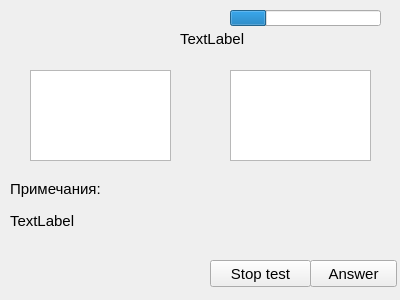
<?xml version="1.0" encoding="UTF-8"?>
<ui version="4.0">
 <class>Dialog</class>
 <widget class="QDialog" name="Dialog">
  <property name="geometry">
   <rect>
    <x>0</x>
    <y>0</y>
    <width>400</width>
    <height>300</height>
   </rect>
  </property>
  <property name="windowTitle">
   <string>Test</string>
  </property>
  <widget class="QPushButton" name="buttonANSWER">
   <property name="geometry">
    <rect>
     <x>310</x>
     <y>260</y>
     <width>87</width>
     <height>27</height>
    </rect>
   </property>
   <property name="font">
    <font>
     <pointsize>11</pointsize>
    </font>
   </property>
   <property name="focusPolicy">
    <enum>Qt::NoFocus</enum>
   </property>
   <property name="text">
    <string>Answer</string>
   </property>
  </widget>
  <widget class="QPushButton" name="buttonSTOP">
   <property name="geometry">
    <rect>
     <x>210</x>
     <y>260</y>
     <width>101</width>
     <height>27</height>
    </rect>
   </property>
   <property name="font">
    <font>
     <pointsize>11</pointsize>
    </font>
   </property>
   <property name="focusPolicy">
    <enum>Qt::NoFocus</enum>
   </property>
   <property name="text">
    <string>Stop test</string>
   </property>
  </widget>
  <widget class="QLabel" name="partProcess">
   <property name="geometry">
    <rect>
     <x>180</x>
     <y>30</y>
     <width>71</width>
     <height>17</height>
    </rect>
   </property>
   <property name="font">
    <font>
     <pointsize>11</pointsize>
    </font>
   </property>
   <property name="text">
    <string>TextLabel</string>
   </property>
  </widget>
  <widget class="QProgressBar" name="progress">
   <property name="geometry">
    <rect>
     <x>230</x>
     <y>10</y>
     <width>151</width>
     <height>16</height>
    </rect>
   </property>
   <property name="value">
    <number>24</number>
   </property>
   <property name="format">
    <string/>
   </property>
  </widget>
  <widget class="QLabel" name="notes">
   <property name="geometry">
    <rect>
     <x>10</x>
     <y>180</y>
     <width>141</width>
     <height>17</height>
    </rect>
   </property>
   <property name="font">
    <font>
     <pointsize>11</pointsize>
    </font>
   </property>
   <property name="text">
    <string>Примечания:</string>
   </property>
  </widget>
  <widget class="QLabel" name="remark">
   <property name="geometry">
    <rect>
     <x>10</x>
     <y>210</y>
     <width>381</width>
     <height>21</height>
    </rect>
   </property>
   <property name="font">
    <font>
     <pointsize>11</pointsize>
    </font>
   </property>
   <property name="text">
    <string>TextLabel</string>
   </property>
  </widget>
  <widget class="QLabel" name="error">
   <property name="geometry">
    <rect>
     <x>220</x>
     <y>170</y>
     <width>151</width>
     <height>17</height>
    </rect>
   </property>
   <property name="font">
    <font>
     <pointsize>11</pointsize>
    </font>
   </property>
   <property name="text">
    <string/>
   </property>
  </widget>
  <widget class="QTextEdit" name="translated_word">
   <property name="geometry">
    <rect>
     <x>230</x>
     <y>70</y>
     <width>141</width>
     <height>91</height>
    </rect>
   </property>
   <property name="font">
    <font>
     <pointsize>12</pointsize>
    </font>
   </property>
  </widget>
  <widget class="QTextEdit" name="word">
   <property name="geometry">
    <rect>
     <x>30</x>
     <y>70</y>
     <width>141</width>
     <height>91</height>
    </rect>
   </property>
   <property name="font">
    <font>
     <pointsize>12</pointsize>
    </font>
   </property>
   <property name="readOnly">
    <bool>true</bool>
   </property>
  </widget>
 </widget>
 <resources/>
 <connections/>
</ui>
